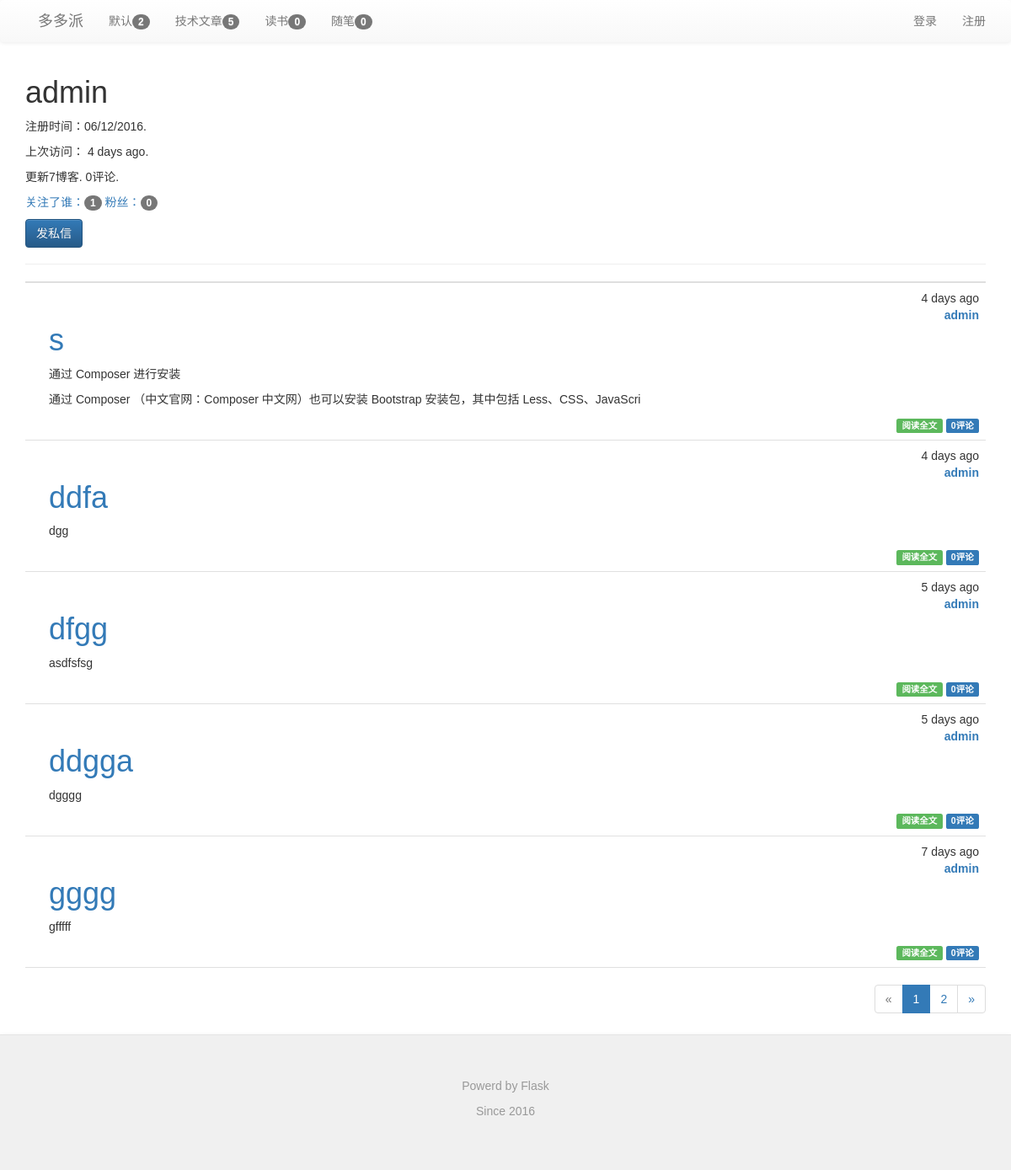
/profile/admin, run on the app's committed database.
### app/models.py (models this page shows, shortened)
class Category(db.Model):
    __tablename__ = 'categories'
    id = db.Column(db.Integer,primary_key=True)
    name = db.Column(db.String(64),unique=True)
    posts = db.relationship('Post',backref='category',lazy='dynamic')

class User(UserMixin, db.Model):
    __tablename__ = 'users'
    id = db.Column(db.Integer, primary_key=True)
    email = db.Column(db.String(64), unique=True, index=True)
    username = db.Column(db.String(64), unique=True, index=True)
    role_id = db.Column(db.Integer, db.ForeignKey('roles.id'))
    password_hash = db.Column(db.String(128))
    confirmed = db.Column(db.Boolean, default=False)
    name = db.Column(db.String(64))
    location = db.Column(db.String(64))
    about_me = db.Column(db.Text())
    member_since = db.Column(db.DateTime(), default=datetime.utcnow)
    last_seen = db.Column(db.DateTime(), default=datetime.utcnow)
    posts = db.relationship('Post',backref='author',lazy='dynamic')
    followed = db.relationship('Follow',
                               foreign_keys=[Follow.follower_id],
                               backref=db.backref('follower',lazy='joined'),
                               lazy='dynamic',cascade='all,delete-orphan')
    followers = db.relationship('Follow',
                                foreign_keys=[Follow.followed_id],
                                backref=db.backref('followed',lazy='joined'),
                                lazy='dynamic',cascade='all,delete-orphan')
    sendto = db.relationship('Message',
                             foreign_keys=[Message.sendto_id],
                             backref=db.backref('sendto',lazy='joined'),
                             lazy='dynamic',cascade='all,delete-orphan'
                             )
    author = db.relationship('Message',
                             foreign_keys=[Message.author_id],
                             backref=db.backref('author',lazy='joined'),
                             lazy='dynamic',cascade='all,delete-orphan'
                             )
    comments = db.relationship('Comment',backref='author',lazy='dynamic')
    starposts = db.relationship('Post',secondary='stars',backref=db.backref('stared',lazy='joined'),lazy='joined')
    @property
    def password(self):
        raise AttributeError('password is not a readable attribute')

class Post(db.Model):
    __tablename__ = 'posts'
    id = db.Column(db.Integer,primary_key=True)
    title = db.Column(db.Text(128))
    body = db.Column(db.Text)
    body_html = db.Column(db.Text)
    timestamp = db.Column(db.DateTime,index=True,default=datetime.utcnow)
    auth_id = db.Column(db.Integer,db.ForeignKey('users.id'))
    category_id = db.Column(db.Integer,db.ForeignKey('categories.id'))
    comments = db.relationship('Comment',backref='post',lazy='dynamic')
    visits = db.Column(db.Integer,nullable=False,default=int(10))

### app/main/views.py (the view)
@main.route('/profile/<username>')
def profile(username):
    user = User.query.filter_by(username=username).first_or_404()
    page = request.args.get('page', 1, type=int)
    pagination = user.posts.order_by(Post.timestamp.desc()).paginate(
        page, per_page=current_app.config['FLASKY_POSTS_PER_PAGE'],
        error_out=False)
    posts = pagination.items
    return render_template('user.html', user=user, posts=posts,
                           pagination=pagination)

### app/auth/views.py (called while the page is built)
@auth.before_app_request
def before_request():
    if current_user.is_authenticated:
        current_user.ping()
        if not current_user.confirmed \
            and request.endpoint[:5] != 'auth.' \
            and request.endpoint != 'static':
            return redirect(url_for('auth.unconfirmed'))

### app/main/__init__.py (called while the page is built)
@main.app_context_processor
def inject_permission():
    return dict(Permission=Permission)

### app/main/views.py (called while the page is built)
@main.before_app_request
def before_request(): #定义全局变量
    g.categories=Category.query.all()
    g.hotpost = Post.query.order_by(Post.visits.desc()).all()

@main.after_app_request
def after_request(response):
    for query in get_debug_queries():
        if query.duration >= current_app.config['FLASKY_SLOW_DB_QUERY_TIME']:
            current_app.logger.warning(
                'Slow query:%s\nParameters: %s\nDuration: %fs\nContext: %s\n'
                %(query.statement,query.parameters,query.duration,query.context)
            )
    return response

### app/models.py (called while the page is built)
    def can(self, permissions):
        return False

    def is_administrator(self):
        return False

### app/templates/user.html (shortened to what this page needs)
{% extends "base.html" %}
{% import "_macros.html" as macros %}
{% block page_content %}
{% include "_userbase.html" %}
{% include '_posts_thumbnail.html' %}
{% if pagination %}
<div class="pagination">
    {{ macros.pagination_widget(pagination,'.profile',username=user.username)}}
</div>
{% endif %}
{% endblock %}

### app/templates/base.html (shortened to what this page needs)
{% extends "bootstrap/base.html" %}
{% block head %}
{{ super() }}
<link rel="stylesheet" type="text/css" href="{{ url_for('static', filename='css/bootstrap.css') }}">
<link rel="stylesheet" type="text/css" href="{{ url_for('static', filename='css/bootstrap.min.css') }}">
<link rel="stylesheet" type="text/css" href="{{ url_for('static', filename='css/bootstrap-theme.css') }}">
<link rel="stylesheet" type="text/css" href="{{ url_for('static', filename='css/bootstrap-theme.min.css') }}">
<link rel="stylesheet" type="text/css" href="{{ url_for('static', filename='styles.css') }}">
{% endblock %}
{% block navbar %}
<div class="nav navbar-default">
    <div class="container">
        <div class="navbar-header">
            <a class="navbar-brand" href="/">多多派</a>
        </div>
            <ul class="nav navbar-nav">
            {% for category in g.categories %}
                <li><a href="{{ url_for('main.category',id=category.id)}}">{{category.name}}<span class="badge">{{category.posts.count()}}</span></a></li>
            {% endfor %}
            </ul>
            <ul class="nav navbar-nav navbar-right">
                <li><a href="{{url_for('auth.register')}}">注册</a></li>
            </ul>
            <ul class="nav navbar-nav navbar-right">
                {% if current_user.is_authenticated %}
                <li class="dropdown">
                    <a href="#" class="dropdown-toggle" data-toggle="dropdown">{{current_user.username}}的账号<b class="caret"></b></a>
                    <ul class="dropdown-menu">
                        <li><a href="{{ url_for('auth.change_password') }}">修改密码</a></li>
                        <li><a href="{{ url_for('auth.change_email_request') }}">修改邮箱</a></li>
                        <li><a href="{{ url_for('main.profile',username=current_user.username) }}">用户资料</a></li>
                        <li><a href="{{ url_for('auth.logout') }}">退出登录</a></li>
                    </ul>
                </li>
                {% else %}
                <li><a href="{{ url_for('auth.login') }}">登录</a></li>
                {% endif %}
             </ul>
        </div>
   </div>
{% endblock %}
{% block content %}
<div class="container">
    {% block page_content %}{% endblock %}
</div>
<div class="nav navbar-default">
  <footer class="blog-footer">
      <p>Powerd by Flask</p>
      <p>Since 2016</p>
  </footer>
</div>
{% endblock %}

### app/templates/_userbase.html (shortened to what this page needs)
<div class="page-header">
    <h1>{{ user.username }}</h1>
    <p>注册时间：{{ moment(user.member_since).format('L') }}.</p>
    <p>上次访问： {{ moment(user.last_seen).fromNow() }}.</p>
    <p>更新{{ user.posts.count() }}博客. {{ user.comments.count() }}评论.</p>
    <p>
        <a href="{{ url_for('.followers',username=user.username) }}">关注了谁：<span class="badge">{{ user.followers.count()}}</span> </a>
        <a href="{{ url_for('.followed_by',username=user.username) }}">粉丝：<span class="badge">{{ user.followed.count()-1}}</span> </a>
    </p>
    <p>
        <a class="btn btn-primary" href="{{ url_for('.send_message',username=user.username) }}">发私信</a>
    </p>
</div>
<div class="post-tabs">
    <ul class="nav nav-tabs tabs-primary">
    </ul>
</div>

### app/templates/_posts_thumbnail.html (shortened to what this page needs)
<ul class="posts">
    {% for post in posts %}
    <li class="post">
        <div class="post-content">
            <div class="post-date">{{ moment(post.timestamp).fromNow() }}</div><br/>
            <div class="post-auth"><a href="{{ url_for('.profile',username=post.author.username) }}">{{ post.author.username }}</a></div>
            <div class="post-title text-primary">
                {% if post.title %}
                <h1>{{ post.title }}</h1>
                {% endif %}
            </div>
            <div class="post-body">
                {% if post.body_html %}
                    {{ post.body_html[:100]| safe }}
                {% else %}
                    {{ post.body[:100] }}
                {% endif %}
            </div>
            <div class="post-footer">
                <a href="{{ url_for('.post',id=post.id) }}">
                    <span class="label label-success">阅读全文</span>
                </a>
                <a href="{{ url_for('.post',id=post.id) }}#comments">
                    <span class="label label-primary">{{ post.comments.count() }}评论</span>
                </a>
            </div>
        </div>
    </li>
    {% endfor %}
</ul>

### app/static/styles.css (style rules this page uses)
body,button, input, select, textarea,h1 ,h2, h3, h4, h5, h6 { font-family: Microsoft YaHei , Tahoma, Helvetica, Arial, "\5b8b\4f53"; }
div.post-tabs { margin-top: 16px; }
ul.posts { list-style-type: none; padding: 0px; margin: 0px 0px 0px 0px; border-top: 1px solid #e0e0e0; }
ul.posts li.post { padding: 8px; border-bottom: 1px solid #e0e0e0; }
div.post-date { float: right; }
div.post-auth { float: right; font-weight: bold; }
div.post-content { margin-left: 20px; min-height: 20px; }
div.post-footer { text-align:right; }
div.pagination { width: 100%; text-align: right; padding: 0px; margin: 0px; }
footer.blog-footer { padding: 50px; color: #999; text-align: center; background-color: #f0f0f0; border-top: 1px solid #e5e5e5; }

### data on the page
Category: name "默认", posts.count "2"
Category: name "技术文章", posts.count "5"
Category: name "读书", posts.count "0"
Category: name "随笔", posts.count "0"
User: username "admin", member_since "06/12/2016", last_seen "4 days ago"
Post: timestamp "4 days ago", author.username "admin", title "s", body_html "通过 Composer 进行安装 通过 Composer （中文官网：Composer 中文网）也可以安装 Bootstrap 安装包，其中包括 Less、CSS、JavaScri", comments.count "0"
Post: timestamp "4 days ago", author.username "admin", title "ddfa", body_html "dgg", comments.count "0"
Post: timestamp "5 days ago", author.username "admin", title "dfgg", body_html "asdfsfsg", comments.count "0"
Post: timestamp "5 days ago", author.username "admin", title "ddgga", body_html "dgggg", comments.count "0"
Post: timestamp "7 days ago", author.username "admin", title "gggg", body_html "gfffff", comments.count "0"

### other printed values
{{ user.posts.count() }} "7"
{{ user.comments.count() }} "0"
{{ user.followers.count() }} "1"
{{ user.followed.count()-1 }} "0"
{{ p }} "1"
{{ p }} "2"
